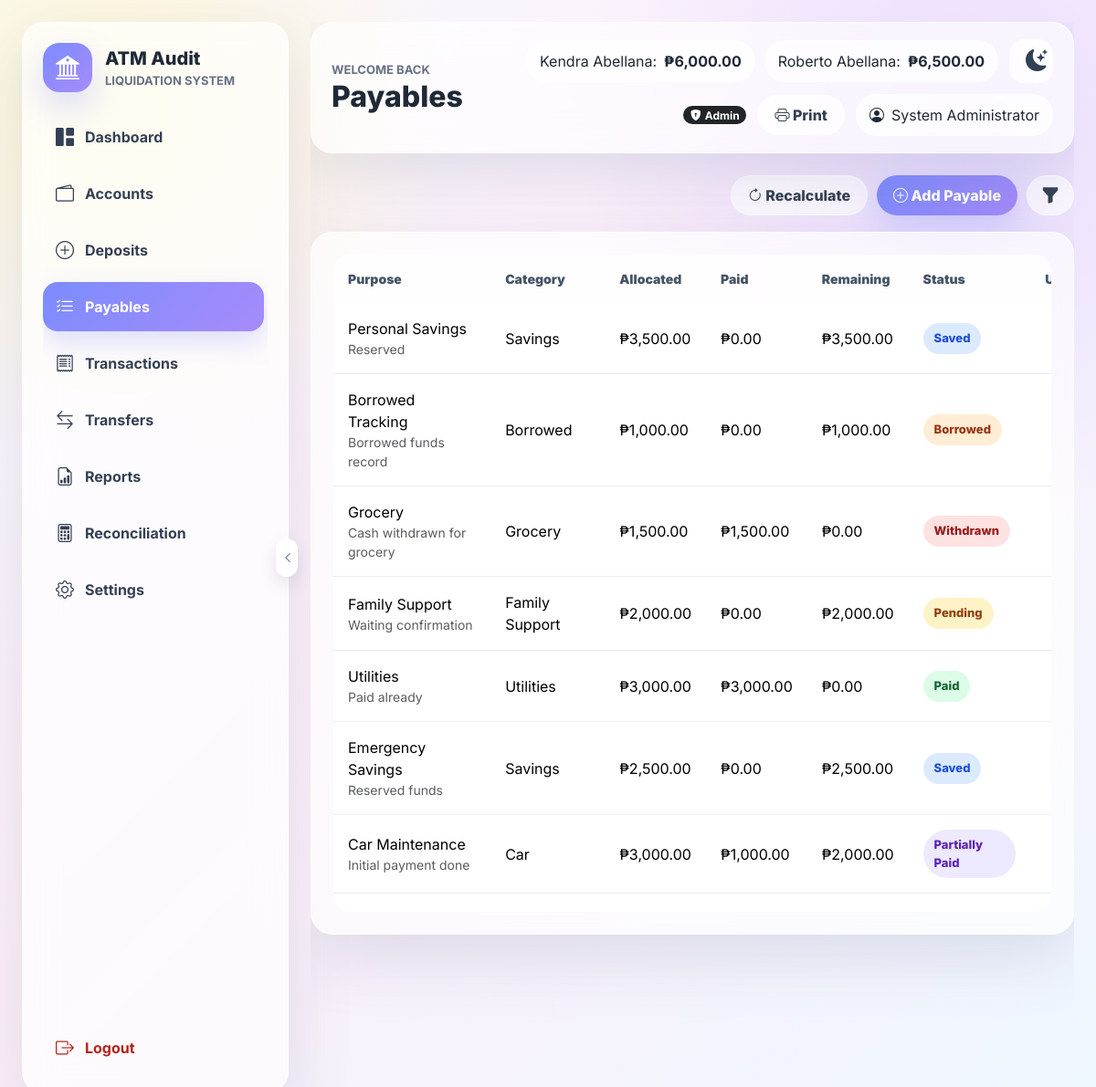
Page /pages/allocations.php (signed in) on the committed database.
### tables this page shows
CREATE TABLE accounts (
    id INT AUTO_INCREMENT PRIMARY KEY,
    account_name VARCHAR(160) NOT NULL UNIQUE,
    current_balance DECIMAL(15,2) NOT NULL DEFAULT 0.00,
    created_at DATETIME NOT NULL DEFAULT CURRENT_TIMESTAMP,
    deleted_at DATETIME NULL
);

CREATE TABLE allocations (
    id INT AUTO_INCREMENT PRIMARY KEY,
    deposit_id INT NULL,
    account_id INT NOT NULL,
    purpose VARCHAR(180) NOT NULL,
    category VARCHAR(100) NOT NULL,
    allocated_amount DECIMAL(15,2) NOT NULL,
    amount_paid DECIMAL(15,2) NOT NULL DEFAULT 0.00,
    remaining_amount DECIMAL(15,2) NOT NULL DEFAULT 0.00,
    status ENUM('Paid', 'Pending', 'Not Yet Paid', 'Partially Paid', 'Saved', 'Transferred', 'Borrowed', 'Withdrawn') NOT NULL DEFAULT 'Not Yet Paid',
    notes TEXT NULL,
    related_transfer_id INT NULL,
    created_at DATETIME NOT NULL DEFAULT CURRENT_TIMESTAMP,
    updated_at DATETIME NULL,
    deleted_at DATETIME NULL,
    CONSTRAINT fk_allocations_deposit FOREIGN KEY (deposit_id) REFERENCES deposits(id),
    CONSTRAINT fk_allocations_account FOREIGN KEY (account_id) REFERENCES accounts(id),
    INDEX idx_allocations_account_status (account_id, status),
    INDEX idx_allocations_category (category)
);

### config/database.php (called while the page is built, shortened)
<?php
function db(): PDO
{
    static $pdo = null;
    if ($pdo instanceof PDO) {
        return $pdo;
    }
    $dsn = sprintf('mysql:host=%s;port=%s;dbname=%s;charset=utf8mb4', DB_HOST, DB_PORT, DB_NAME);
    $pdo = new PDO($dsn, DB_USER, DB_PASS, [
        PDO::ATTR_ERRMODE => PDO::ERRMODE_EXCEPTION,
        PDO::ATTR_DEFAULT_FETCH_MODE => PDO::FETCH_ASSOC,
        PDO::ATTR_EMULATE_PREPARES => false,
    ]);
    ensureDefaultSeedData($pdo);
    return $pdo;
}
function ensureDefaultSeedData(PDO $pdo): void
{
    try {
        $pdo->beginTransaction();
        $accountStmt = $pdo->prepare(
            'INSERT INTO accounts (id, account_name, current_balance, deleted_at)
             VALUES (:id, :account_name, :current_balance, NULL)
             ON DUPLICATE KEY UPDATE
                 account_name = VALUES(account_name),
                 deleted_at = NULL'
        );
        foreach (DEFAULT_SEED_ACCOUNTS as [$id, $accountName, $balance]) {
            $accountStmt->execute([
                'id' => $id,
                'account_name' => $accountName,
                'current_balance' => $balance,
            ]);
        }
        $findDefaultUserStmt = $pdo->prepare(
            'SELECT id FROM users WHERE LOWER(username) = LOWER(:username) LIMIT 1'
        );
        $updateDefaultUserStmt = $pdo->prepare(
            'UPDATE users
             SET full_name = :full_name,
                 password = :password,
                 role = :role,
                 account_id = :account_id,
                 deleted_at = NULL
             WHERE id = :id'
        );
        $insertDefaultUserStmt = $pdo->prepare(
            'INSERT INTO users (full_name, username, password, role, account_id, deleted_at)
             VALUES (:full_name, :username, :password, :role, :account_id, NULL)'
        );
        foreach (DEFAULT_SEED_USERS as [$fullName, $username, $password, $role, $accountId]) {
            $params = [
                'full_name' => $fullName,
                'username' => $username,
                'password' => $password,
                'role' => $role,
                'account_id' => $accountId,
            ];
            $findDefaultUserStmt->execute(['username' => $username]);
            $existingId = (int) ($findDefaultUserStmt->fetch()['id'] ?? 0);
            if ($existingId > 0) {
                $updateDefaultUserStmt->execute([
                    'full_name' => $fullName,
                    'password' => $password,
                    'role' => $role,
                    'account_id' => $accountId,
                    'id' => $existingId,
                ]);
            } else {
                $insertDefaultUserStmt->execute($params);
            }
        }
        if ($pdo->inTransaction()) {
            $pdo->commit();
        }
    } catch (Throwable $e) {
        if ($pdo->inTransaction()) {
            $pdo->rollBack();
        }
        error_log($e->getMessage());
    }
}
function e(?string $value): string
{
    return htmlspecialchars((string) $value, ENT_QUOTES, 'UTF-8');
}
function asset(string $path): string
{
    return BASE_URL . '/assets/' . ltrim($path, '/');
}
function pageUrl(string $page): string
{
    return BASE_URL . '/pages/' . ltrim($page, '/');
}
function actionUrl(string $action): string
{
    return BASE_URL . '/actions/' . ltrim($action, '/');
}
function currentUser(): ?array
{
    return $_SESSION['user'] ?? null;
}
function isAdmin(): bool
{
    return (currentUser()['role'] ?? '') === 'Admin';
}
function money($amount): string
{
    return '&#8369;' . number_format((float) $amount, 2);
}
function fetchAccounts(bool $respectAccess = true): array
{
    return db()->query('SELECT * FROM accounts WHERE deleted_at IS NULL ORDER BY id ASC')->fetchAll();
}
function accountAccessCondition(string $columnName): string
{
    if (isAdmin()) {
        return '';
    }
    return ' AND ' . $columnName . ' = :access_account_id';
}
function statusClass(string $status): string
{
    return 'status-' . strtolower(str_replace(' ', '-', $status));
}

### pages/allocations.php (the view, shortened to what this page needs)
<?php
require_once __DIR__ . '/../includes/header.php';
require_once __DIR__ . '/../includes/footer.php';
$where = 'WHERE al.deleted_at IS NULL';
$params = [];
$where .= accountAccessCondition('al.account_id');
$params = bindAccountAccess($params);
$stmt = db()->prepare(
    "SELECT al.*, a.account_name, tr.to_account_id AS transfer_to_account_id
     FROM allocations al
     JOIN accounts a ON a.id = al.account_id
     LEFT JOIN transfers tr ON tr.id = al.related_transfer_id
     $where
     ORDER BY al.created_at DESC, al.id DESC"
);
$stmt->execute($params);
$rows = $stmt->fetchAll();
$transferReceiverAccounts = fetchAccounts(false);
renderHeader('Payables');
?>
<div class="page-actions">
    <form method="post" action="<?= actionUrl('recalculate.php') ?>" class="confirm-form">
        <button class="btn btn-soft" type="submit"><i class="bi bi-arrow-clockwise"></i> Recalculate</button>
    </form>
    <button class="btn btn-primary-soft" type="button" data-bs-toggle="modal" data-bs-target="#addAllocationModal">
        <i class="bi bi-plus-circle"></i> Add Payable
    </button>
    <button class="btn btn-soft filter-icon-button" type="button" data-bs-toggle="modal" data-bs-target="#allocationFilterModal" title="Filter payables" aria-label="Filter payables">
        <i class="bi bi-funnel-fill"></i>
    </button>
</div>
<div class="glass-card">
    <div class="table-responsive">
        <table class="table soft-table">
            <thead><tr><th>Purpose</th><th>Category</th><th>Allocated</th><th>Paid</th><th>Remaining</th><th>Status</th><th>Update</th></tr></thead>
            <tbody>
            <?php foreach ($rows as $row): ?>
                <tr>
                    <td><?= e($row['purpose']) ?><div class="small text-muted"><?= e($row['notes']) ?></div></td>
                    <td><?= e($row['category']) ?></td>
                    <td><?= money($row['allocated_amount']) ?></td>
                    <td><?= money($row['amount_paid']) ?></td>
                    <td>
                        <?php if ((float) $row['remaining_amount'] < 0): ?>
                            <span class="text-danger fw-bold">Excess <?= money(abs((float) $row['remaining_amount'])) ?></span>
                        <?php else: ?>
                            <?= money($row['remaining_amount']) ?>
                        <?php endif; ?>
                    </td>
                    <td><span class="status-pill <?= e(statusClass($row['status'])) ?>"><?= e($row['status']) ?></span></td>
                    <td>
                        <button class="btn btn-sm btn-soft" data-bs-toggle="modal" data-bs-target="#statusModal"
                            data-id="<?= (int) $row['id'] ?>"
                            data-purpose="<?= e($row['purpose']) ?>"
                            data-allocated="<?= e((string) $row['allocated_amount']) ?>"
                            data-status="<?= e($row['status']) ?>"
                            data-paid="<?= e($row['amount_paid']) ?>"
                            data-transfer-to="<?= (int) ($row['transfer_to_account_id'] ?? 0) ?>"
                            data-notes="<?= e($row['notes']) ?>">Edit</button>
                    </td>
                </tr>
            <?php endforeach; ?>
            </tbody>
        </table>
    </div>
</div>
<?php renderFooter(); ?>

### includes/header.php (shortened to what this page needs)
<?php
require_once __DIR__ . '/../config/database.php';
function renderHeader(string $title): void
{
    $user = currentUser();
    $accounts = currentUser() ? fetchAccounts() : [];
    ?>
    <!doctype html>
    <html lang="en">
    <head>
        <link href="https://cdn.jsdelivr.net/npm/bootstrap@5.3.3/dist/css/bootstrap.min.css" rel="stylesheet">
        <link href="https://cdn.jsdelivr.net/npm/bootstrap-icons@1.11.3/font/bootstrap-icons.css" rel="stylesheet">
        <link href="<?= asset('css/style.css') ?>" rel="stylesheet">
    </head>
    <body>
    <?php if ($user): ?>
        <div class="app-shell">
            <?php require __DIR__ . '/sidebar.php'; ?>
            <main class="main-panel">
                <header class="topbar glass-card">
                    <div>
                        <div class="eyebrow">Welcome back</div>
                        <h1><?= e($title) ?></h1>
                    </div>
                    <div class="topbar-tools">
                        <div class="balance-strip d-none d-xl-flex">
                            <?php foreach ($accounts as $account): ?>
                                <span><?= e(str_replace(' ATM Account', '', $account['account_name'])) ?>: <strong><?= money($account['current_balance']) ?></strong></span>
                            <?php endforeach; ?>
                        </div>
                        <button class="btn btn-soft icon-button" id="themeToggleButton" type="button" aria-label="Toggle night mode" title="Toggle night mode">
                            <i class="bi bi-moon-stars-fill"></i>
                        </button>
                        <?php if (isAdmin()): ?>
                            <span class="badge rounded-pill text-bg-dark admin-badge"><i class="bi bi-shield-lock-fill me-1"></i>Admin</span>
                        <?php endif; ?>
                        <button class="btn btn-soft print-page-button" id="printPageButton" type="button"><i class="bi bi-printer"></i> Print</button>
                        <div class="profile-pill"><i class="bi bi-person-circle"></i> <?= e($user['full_name']) ?></div>
                    </div>
                </header>
                <section class="content-wrap">
    <?php endif; ?>
    <?php
}
?>

### includes/sidebar.php (shortened to what this page needs)
<?php
$current = basename($_SERVER['SCRIPT_NAME']);
$items = [
    ['dashboard.php', 'bi-grid-1x2-fill', 'Dashboard'],
    ['accounts.php', 'bi-wallet2', 'Accounts'],
    ['deposits.php', 'bi-plus-circle', 'Deposits'],
    ['allocations.php', 'bi-list-check', 'Payables'],
    ['transactions.php', 'bi-receipt', 'Transactions'],
    ['transfers.php', 'bi-arrow-left-right', 'Transfers'],
    ['reports.php', 'bi-file-earmark-bar-graph', 'Reports'],
    ['reconciliation.php', 'bi-calculator', 'Reconciliation'],
    ['settings.php', 'bi-gear', 'Settings'],
];
?>
<aside class="sidebar glass-card" id="sidebar">
    <button class="sidebar-edge-toggle d-none d-lg-inline-flex" id="sidebarCollapseToggle" type="button" aria-label="Collapse navigation" title="Collapse navigation">
        <i class="bi bi-chevron-left"></i>
    </button>
    <div class="brand-block">
        <div class="brand-icon"><i class="bi bi-bank2"></i></div>
        <div>
            <div class="brand-title">ATM Audit</div>
            <div class="brand-subtitle">Liquidation System</div>
        </div>
    </div>
    <nav class="side-nav">
        <?php foreach ($items as [$file, $icon, $label]): ?>
            <a class="nav-link <?= $current === $file ? 'active' : '' ?>" href="<?= pageUrl($file) ?>">
                <i class="bi <?= e($icon) ?>"></i><span><?= e($label) ?></span>
            </a>
        <?php endforeach; ?>
    </nav>
    <a class="nav-link logout-link" href="<?= BASE_URL ?>/auth/logout.php">
        <i class="bi bi-box-arrow-right"></i><span>Logout</span>
    </a>
</aside>

### includes/footer.php (shortened to what this page needs)
<?php
function renderFooter(): void
{
    ?>
                </section>
            </main>
        </div>
    </body>
    </html>
    <?php
}
?>

### rows in the picture
accounts: account_name "Kendra Abellana", current_balance "₱6,000.00"
accounts: account_name "Roberto Abellana", current_balance "₱6,500.00"
allocations: purpose "Personal Savings", notes "Reserved", category "Savings", allocated_amount "₱3,500.00", amount_paid "₱0.00", remaining_amount "₱3,500.00", status "Saved"
allocations: purpose "Borrowed Tracking", notes "Borrowed funds record", category "Borrowed", allocated_amount "₱1,000.00", amount_paid "₱0.00", remaining_amount "₱1,000.00", status "Borrowed"
allocations: purpose "Grocery", notes "Cash withdrawn for grocery", category "Grocery", allocated_amount "₱1,500.00", amount_paid "₱1,500.00", remaining_amount "₱0.00", status "Withdrawn"
allocations: purpose "Family Support", notes "Waiting confirmation", category "Family Support", allocated_amount "₱2,000.00", amount_paid "₱0.00", remaining_amount "₱2,000.00", status "Pending"
allocations: purpose "Utilities", notes "Paid already", category "Utilities", allocated_amount "₱3,000.00", amount_paid "₱3,000.00", remaining_amount "₱0.00", status "Paid"
allocations: purpose "Emergency Savings", notes "Reserved funds", category "Savings", allocated_amount "₱2,500.00", amount_paid "₱0.00", remaining_amount "₱2,500.00", status "Saved"
allocations: purpose "Car Maintenance", notes "Initial payment done", category "Car", allocated_amount "₱3,000.00", amount_paid "₱1,000.00", remaining_amount "₱2,000.00", status "Partially Paid"

### other values in the picture
$label "Dashboard"
$label "Accounts"
$label "Deposits"
$label "Payables"
$label "Transactions"
$label "Transfers"
$label "Reports"
$label "Reconciliation"
$label "Settings"
$title "Payables"
$user['full_name'] "System Administrator"
